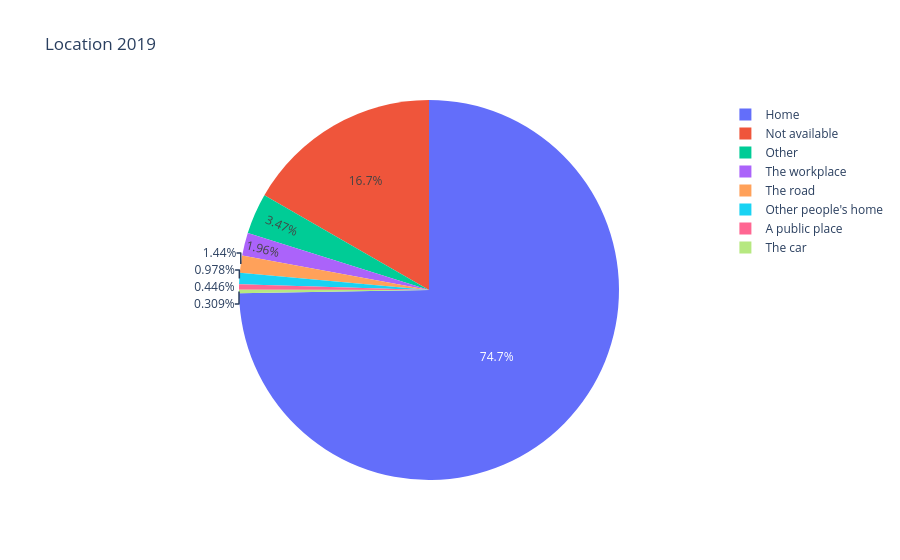

The cell this chart's notebook holds for it:
### Markdown cell above
I want to compare two pie charts for 2020 and 2019. First, I plot them individually with plotly express.

### Code cell
location_piechart2019 = px.pie(location_reduced, values='2019', names='Place of the violent act', title='Location 2019')
location_piechart2019.show()

### Figure 1 — Plotly figure (JSON) as saved in the notebook; plotly's stock layout.template omitted (floating-point values rounded to 4 significant figures)
{"data": [{"domain": {"x": [0, 1], "y": [0, 1]}, "hovertemplate": "Place of the violent act=%{label}<br>2019=%{value}<extra></extra>", "labels": ["Home", "The workplace", "The road", "Other people's home", "A public place", "The car", "Other", "Not available", "Not available"], "legendgroup": "", "name": "", "showlegend": true, "type": "pie", "values": [4354, 114, 84, 57, 26, 18, 202, 18, 954]}], "layout": {"legend": {"tracegroupgap": 0}, "title": {"text": "Location 2019"}}}
